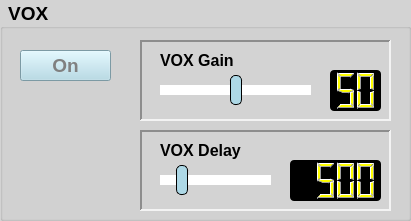
     <widget class="QGroupBox" name="VOX_groupBox">
      <property name="geometry">
       <rect>
        <x>1090</x>
        <y>10</y>
        <width>411</width>
        <height>221</height>
       </rect>
      </property>
      <property name="font">
       <font>
        <pointsize>14</pointsize>
        <bold>true</bold>
       </font>
      </property>
      <property name="styleSheet">
       <string notr="true">QWidget{ background-color: lightgray;}</string>
      </property>
      <property name="title">
       <string> VOX</string>
      </property>
      <widget class="QFrame" name="VOX_frame_1">
       <property name="geometry">
        <rect>
         <x>140</x>
         <y>40</y>
         <width>251</width>
         <height>81</height>
        </rect>
       </property>
       <property name="frameShape">
        <enum>QFrame::Shape::Panel</enum>
       </property>
       <property name="frameShadow">
        <enum>QFrame::Shadow::Sunken</enum>
       </property>
       <property name="lineWidth">
        <number>2</number>
       </property>
       <widget class="QLabel" name="VOX_label_1">
        <property name="geometry">
         <rect>
          <x>20</x>
          <y>10</y>
          <width>141</width>
          <height>21</height>
         </rect>
        </property>
        <property name="font">
         <font>
          <pointsize>12</pointsize>
          <bold>true</bold>
         </font>
        </property>
        <property name="text">
         <string>VOX Gain</string>
        </property>
        <property name="alignment">
         <set>Qt::AlignmentFlag::AlignLeading|Qt::AlignmentFlag::AlignLeft|Qt::AlignmentFlag::AlignVCenter</set>
        </property>
        <property name="wordWrap">
         <bool>true</bool>
        </property>
       </widget>
       <widget class="QLCDNumber" name="VOX_gain_lcdNumber">
        <property name="geometry">
         <rect>
          <x>190</x>
          <y>30</y>
          <width>51</width>
          <height>41</height>
         </rect>
        </property>
        <property name="styleSheet">
         <string notr="true">QWidget{ border: 2px black; background-color: black;border-radius: 4px;}
QLCDNumber {color: yellow;}</string>
        </property>
        <property name="digitCount">
         <number>2</number>
        </property>
        <property name="intValue" stdset="0">
         <number>50</number>
        </property>
       </widget>
       <widget class="QSlider" name="VOX_gain_horizontalSlider">
        <property name="geometry">
         <rect>
          <x>20</x>
          <y>35</y>
          <width>151</width>
          <height>31</height>
         </rect>
        </property>
        <property name="styleSheet">
         <string notr="true">QSlider::groove:horizontal{background: lightgray; height: 10px; border-radius: 3px;}
QSlider::handle:horizontal{background: lightblue; border: 1px solid black; width: 10px; height: 30px; margin-top: -10px; margin-bottom: -10px; border-radius: 5px;}
QSlider::sub-page:horizontal{background: white;}
QSlider::add-page:horizontal{background: white;}
QSlider:disabled{color: darkgrey;}
QSlider:handle:disabled{background-color: darkgrey;  color: darkgrey;}</string>
        </property>
        <property name="value">
         <number>50</number>
        </property>
        <property name="orientation">
         <enum>Qt::Orientation::Horizontal</enum>
        </property>
       </widget>
      </widget>
      <widget class="QFrame" name="VOX_frame_2">
       <property name="geometry">
        <rect>
         <x>140</x>
         <y>130</y>
         <width>251</width>
         <height>81</height>
        </rect>
       </property>
       <property name="frameShape">
        <enum>QFrame::Shape::Panel</enum>
       </property>
       <property name="frameShadow">
        <enum>QFrame::Shadow::Sunken</enum>
       </property>
       <property name="lineWidth">
        <number>2</number>
       </property>
       <widget class="QLabel" name="VOX_label_2">
        <property name="geometry">
         <rect>
          <x>20</x>
          <y>10</y>
          <width>121</width>
          <height>21</height>
         </rect>
        </property>
        <property name="font">
         <font>
          <pointsize>12</pointsize>
          <bold>true</bold>
         </font>
        </property>
        <property name="text">
         <string>VOX Delay</string>
        </property>
        <property name="alignment">
         <set>Qt::AlignmentFlag::AlignLeading|Qt::AlignmentFlag::AlignLeft|Qt::AlignmentFlag::AlignVCenter</set>
        </property>
        <property name="wordWrap">
         <bool>true</bool>
        </property>
       </widget>
       <widget class="QLCDNumber" name="VOX_delay_lcdNumber">
        <property name="geometry">
         <rect>
          <x>150</x>
          <y>30</y>
          <width>91</width>
          <height>41</height>
         </rect>
        </property>
        <property name="styleSheet">
         <string notr="true">QWidget{ border: 2px black; background-color: black;border-radius: 4px;}
QLCDNumber {color: yellow;}</string>
        </property>
        <property name="digitCount">
         <number>4</number>
        </property>
        <property name="intValue" stdset="0">
         <number>500</number>
        </property>
       </widget>
       <widget class="QSlider" name="VOX_delay_horizontalSlider">
        <property name="geometry">
         <rect>
          <x>20</x>
          <y>35</y>
          <width>111</width>
          <height>31</height>
         </rect>
        </property>
        <property name="styleSheet">
         <string notr="true">QSlider::groove:horizontal{background: lightgray; height: 10px; border-radius: 3px;}
QSlider::handle:horizontal{background: lightblue; border: 1px solid black; width: 10px; height: 30px; margin-top: -10px; margin-bottom: -10px; border-radius: 5px;}
QSlider::sub-page:horizontal{background: white;}
QSlider::add-page:horizontal{background: white;}
QSlider:disabled{color: darkgrey;}
QSlider:handle:disabled{background-color: darkgrey;  color: darkgrey;}</string>
        </property>
        <property name="minimum">
         <number>30</number>
        </property>
        <property name="maximum">
         <number>3000</number>
        </property>
        <property name="singleStep">
         <number>10</number>
        </property>
        <property name="pageStep">
         <number>100</number>
        </property>
        <property name="value">
         <number>500</number>
        </property>
        <property name="orientation">
         <enum>Qt::Orientation::Horizontal</enum>
        </property>
       </widget>
      </widget>
      <widget class="QPushButton" name="VOX_state_pushButton">
       <property name="geometry">
        <rect>
         <x>20</x>
         <y>50</y>
         <width>91</width>
         <height>31</height>
        </rect>
       </property>
       <property name="font">
        <font>
         <pointsize>14</pointsize>
         <bold>true</bold>
        </font>
       </property>
       <property name="styleSheet">
        <string notr="true">QPushButton{ background-color: lightblue; color: grey}
QPushButton::checked{ background-color: red; color: black}</string>
       </property>
       <property name="text">
        <string>On</string>
       </property>
       <property name="checkable">
        <bool>true</bool>
       </property>
       <property name="checked">
        <bool>false</bool>
       </property>
      </widget>
     </widget>
